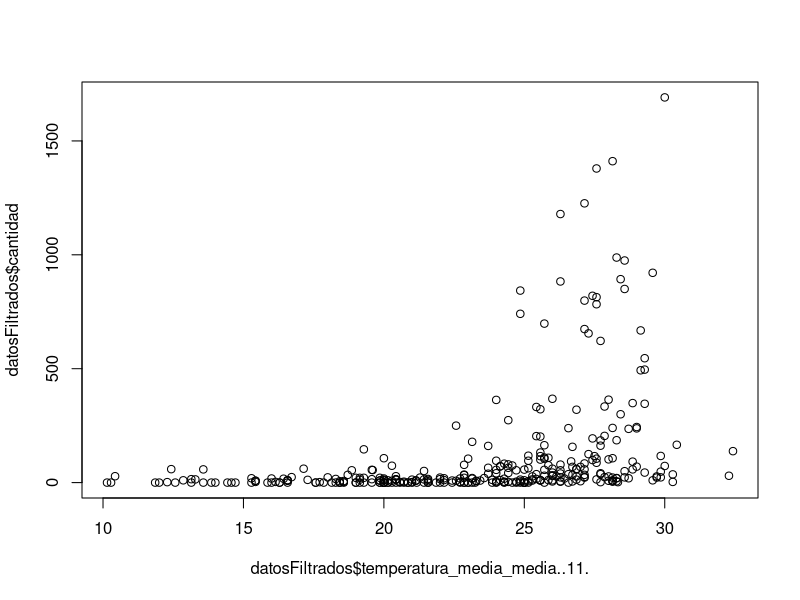
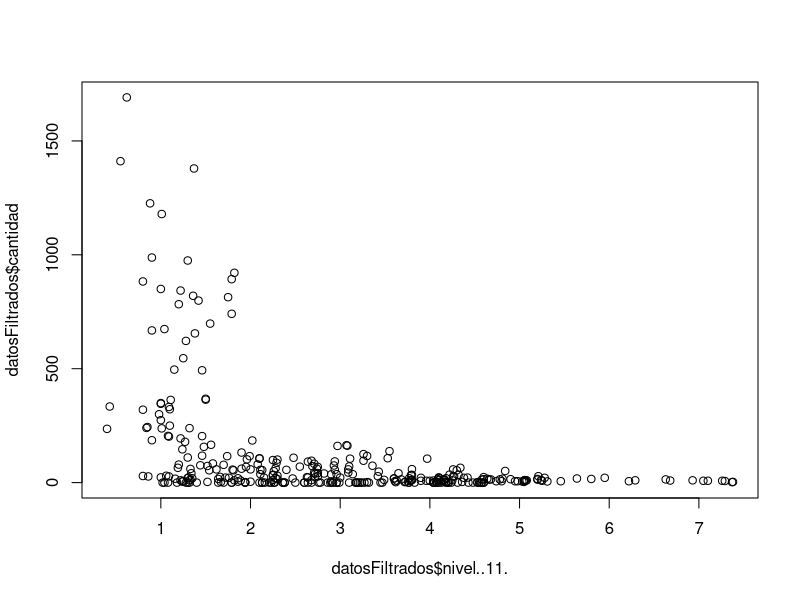
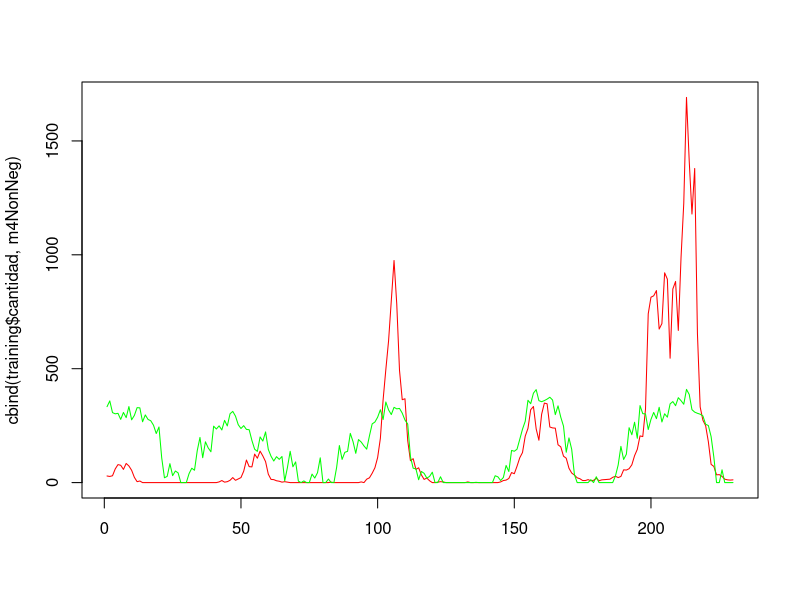
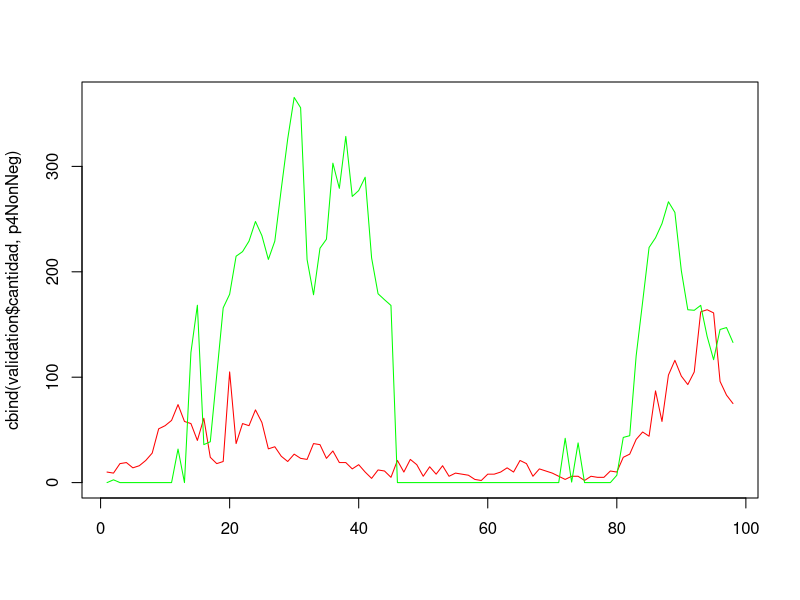
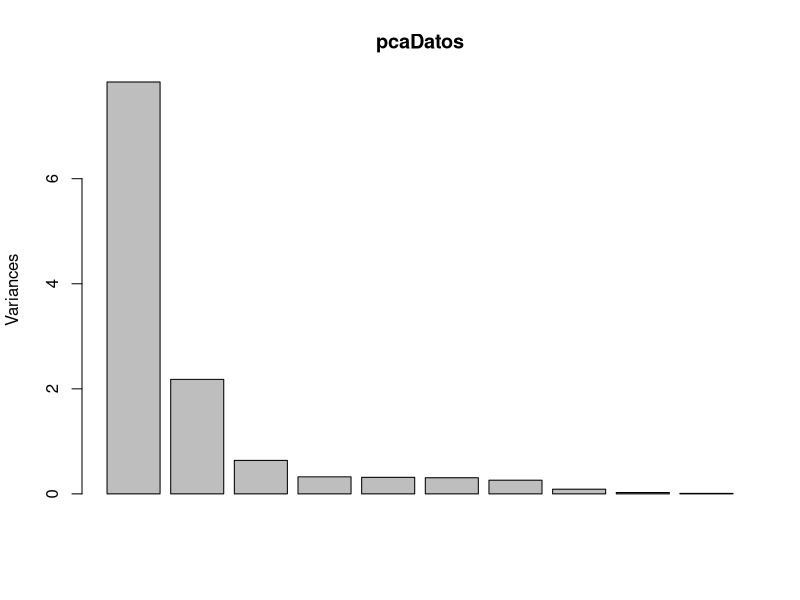
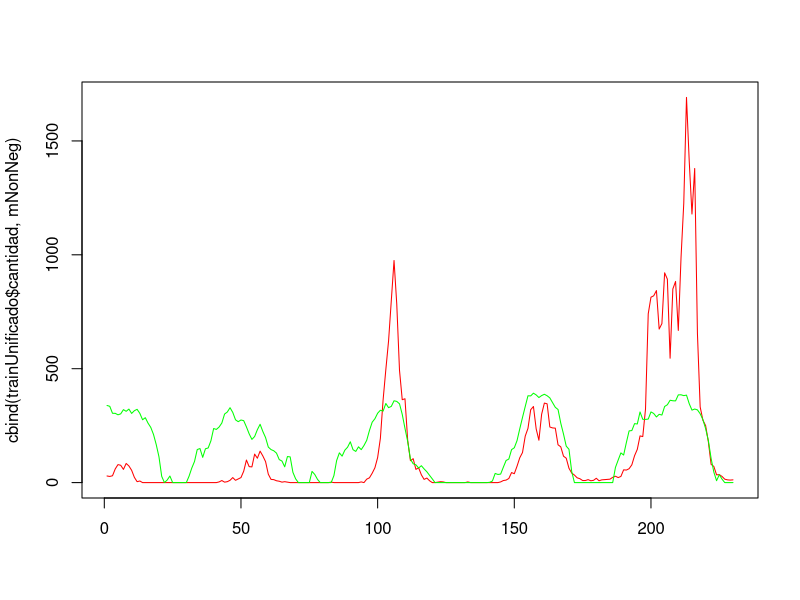
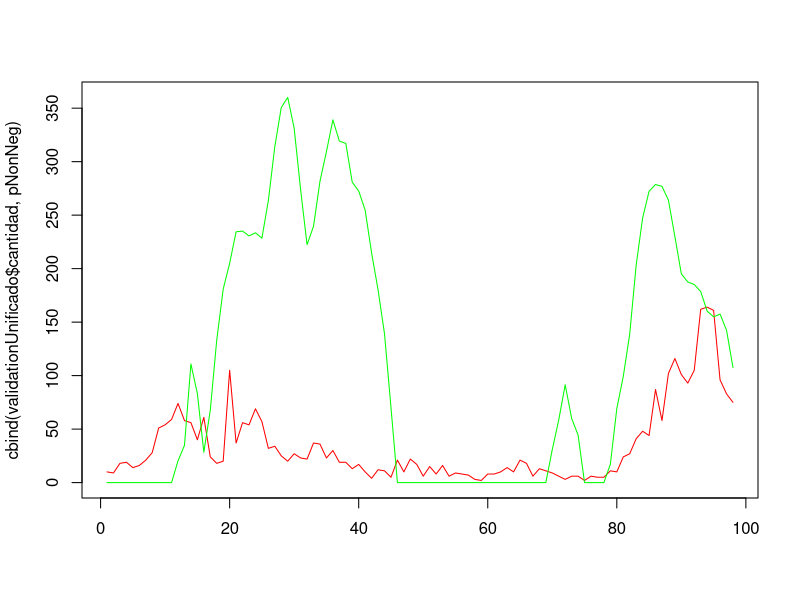
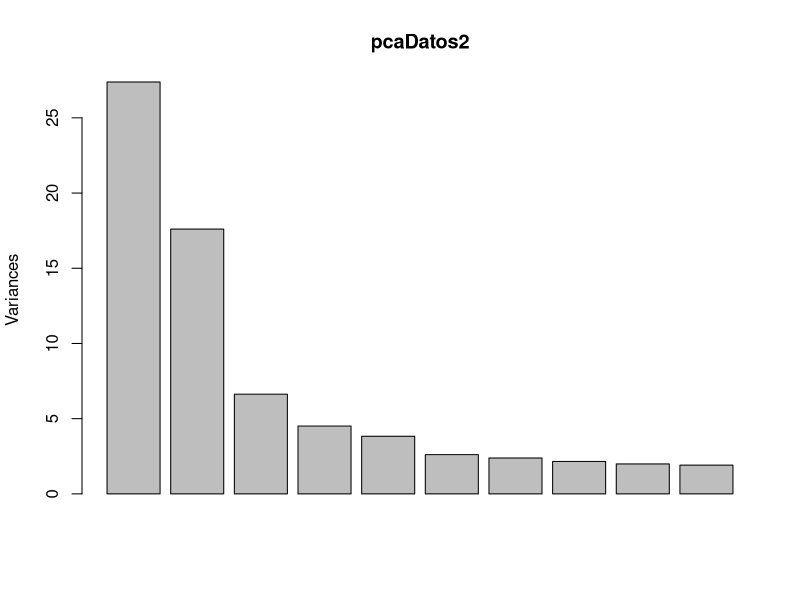

Source code (R) for these figures, in order:
datos = read.csv(file = 'data/dengue_clima.csv', header = T, stringsAsFactors = F)

cm = cor(datos)

#write.csv(cm,'cm_dengue_clima.csv',row.names = T)

cm03 = subset(cm, cm[,"cantidad"] >= 0.3 | cm[,"cantidad"] <= -0.3)

datosFiltrados = datos[,c("temperatura_media_media..7.","temperatura_media_media..8.",
         "temperatura_media_media..9.","temperatura_media_media..10.",
         "temperatura_media_media..11.","nivel..5.","nivel..6.",
         "nivel..7.","nivel..8.","nivel..9.","nivel..10.",
         "nivel..11.","cantidad")]

plot(x = datosFiltrados$temperatura_media_media..11., y = datosFiltrados$cantidad)
plot(x = datosFiltrados$nivel..11., y = datosFiltrados$cantidad)

m1 = lm(cantidad ~ temperatura_media_media..11., data = datosFiltrados)
m2 = lm(cantidad ~ nivel..11., data = datosFiltrados)
m3 = lm(cantidad ~ temperatura_media_media..11. + nivel..11., data = datosFiltrados)
summary(m1)
summary(m2)
summary(m3)

##### TRAINING & VALIDATION
## lm train, 230 primeros registros (70%)
training = head(datosFiltrados, 230)
m4 = lm(cantidad ~ temperatura_media_media..11. + nivel..11., data = training)
summary(m4)
m4NonNeg = m4$fitted.values
m4NonNeg[m4NonNeg < 0] = 0

## plot real vs trained
matplot(cbind(training$cantidad,m4NonNeg),type="l",col=c("red","green"),lty=c(1,1))

## lm predict, 98 últimos registros (30%)
validation = tail(datosFiltrados, 98)
p4 = predict(m4, validation, se.fit = TRUE)
p4NonNeg = p4$fit
p4NonNeg[p4NonNeg < 0] = 0

## plot real vs predicted
matplot(cbind(validation$cantidad,p4NonNeg),type="l",col=c("red","green"),lty=c(1,1))

######################################
## PCA
pcaDatos = prcomp(datosFiltrados[1:12], scale = TRUE)
screeplot(pcaDatos)
summary(pcaDatos)

## 90% cummulative proportion of variance con PC1-4
trainUnificado = head(cbind(pcaDatos$x[,1:4], datosFiltrados[13]), 230)
m = lm(cantidad ~ PC1 + PC2 + PC3 + PC4, data = trainUnificado)
summary(m)
mNonNeg = m$fitted.values
mNonNeg[mNonNeg < 0] = 0
matplot(cbind(trainUnificado$cantidad,mNonNeg),type="l",col=c("red","green"),lty=c(1,1))

## validation
validationUnificado = tail(cbind(pcaDatos$x[,1:4], datosFiltrados[13]) , 98)
p = predict(m, validationUnificado, se.fit = TRUE)
pNonNeg = p$fit
pNonNeg[pNonNeg < 0] = 0
matplot(cbind(validationUnificado$cantidad,pNonNeg),type="l",col=c("red","green"),lty=c(1,1))

######################################
## PCA con datos completos originales
datos2 = cbind(datos[12:99], datos[101:111], datos[100])
pcaDatos2 = prcomp(datos2[1:99], scale = TRUE)
screeplot(pcaDatos2)
summary(pcaDatos2)

## 90% cummulative proportion of variance con PC1-26
trainUnificado = head(cbind(pcaDatos2$x[,1:26], datos2[100]), 230)
m = lm(cantidad ~ PC1 + PC2 + PC3 + PC4 +
                  PC5 + PC6 + PC7 + PC8 +
                  PC9 + PC10 + PC11 + PC12 +
                  PC13 + PC14 + PC15 + PC16 +
                  PC17 + PC18 + PC19 + PC20 +
                  PC21 + PC22 + PC23 + PC24 +
                  PC25 + PC26, data = trainUnificado)
summary(m)
mNonNeg = m$fitted.values
mNonNeg[mNonNeg < 0] = 0
matplot(cbind(trainUnificado$cantidad,mNonNeg),type="l",col=c("red","green"),lty=c(1,1))

## validation
validationUnificado = tail(cbind(pcaDatos2$x[,1:26], datos2[100]) , 98)
p = predict(m, validationUnificado, se.fit = TRUE)
pNonNeg = p$fit
pNonNeg[pNonNeg < 0] = 0
matplot(cbind(validationUnificado$cantidad,pNonNeg),type="l",col=c("red","green"),lty=c(1,1))

